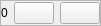
<?xml version="1.0" encoding="UTF-8"?>
<ui version="4.0">
 <class>ArrayItemEditor</class>
 <widget class="QWidget" name="ArrayItemEditor">
  <property name="geometry">
   <rect>
    <x>0</x>
    <y>0</y>
    <width>94</width>
    <height>26</height>
   </rect>
  </property>
  <property name="windowTitle">
   <string>Form</string>
  </property>
  <property name="autoFillBackground">
   <bool>true</bool>
  </property>
  <layout class="QVBoxLayout" name="verticalLayout">
   <property name="leftMargin">
    <number>0</number>
   </property>
   <property name="topMargin">
    <number>0</number>
   </property>
   <property name="rightMargin">
    <number>0</number>
   </property>
   <property name="bottomMargin">
    <number>0</number>
   </property>
   <item>
    <widget class="QFrame" name="frame">
     <property name="autoFillBackground">
      <bool>true</bool>
     </property>
     <property name="frameShape">
      <enum>QFrame::StyledPanel</enum>
     </property>
     <property name="frameShadow">
      <enum>QFrame::Raised</enum>
     </property>
     <layout class="QHBoxLayout" name="horizontalLayout">
      <property name="leftMargin">
       <number>0</number>
      </property>
      <property name="topMargin">
       <number>0</number>
      </property>
      <property name="rightMargin">
       <number>0</number>
      </property>
      <property name="bottomMargin">
       <number>0</number>
      </property>
      <item>
       <widget class="QLabel" name="ItemIndexLabel">
        <property name="text">
         <string>0</string>
        </property>
       </widget>
      </item>
      <item>
       <widget class="QPushButton" name="InsertButton">
        <property name="text">
         <string/>
        </property>
       </widget>
      </item>
      <item>
       <widget class="QPushButton" name="RemoveItemButton">
        <property name="autoFillBackground">
         <bool>true</bool>
        </property>
        <property name="text">
         <string/>
        </property>
        <property name="icon">
         <iconset theme="SP_DialogCancelButton">
          <normaloff>.</normaloff>.</iconset>
        </property>
       </widget>
      </item>
     </layout>
    </widget>
   </item>
  </layout>
 </widget>
 <resources/>
 <connections/>
</ui>
